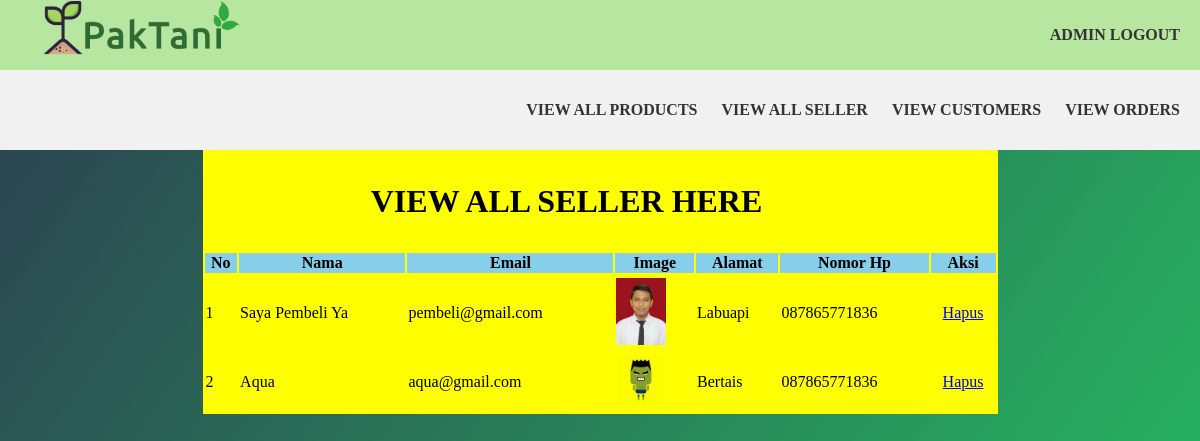
/VIEW/USER/ADMIN/view_customers.php (signed in), run on the app's committed database.
### tables this page shows
CREATE TABLE `pembeli` (
  `id_pembeli` int(11) NOT NULL,
  `nama` varchar(255) NOT NULL,
  `password` varchar(255) NOT NULL,
  `alamat` varchar(255) NOT NULL,
  `no_hp` varchar(255) NOT NULL,
  `email` varchar(255) NOT NULL,
  `gambar` varchar(255) NOT NULL,
  `id_admin` int(11) NOT NULL
);

### CONTROLLER/action_admin.php (called while the page is built, shortened)
<?php
$conn = mysqli_connect("localhost", "root", "", "petanidb");
function thisquery($query)
{
    global $conn;
    $result = mysqli_query($conn, $query);
    $rows  = [];
    while ($row = mysqli_fetch_assoc($result)) {
        $rows[] = $row;
    }
    return $rows;
}

### VIEW/USER/ADMIN/view_customers.php (the view, shortened to what this page needs)
<?php
include '../../../CONTROLLER/action_admin.php';
$data = thisquery("SELECT * FROM pembeli");
?>
<!DOCTYPE html>
<html>
<head>
  <link rel="stylesheet" href="../../CSS/main.css">
  <link rel="stylesheet" href="https://use.fontawesome.com/releases/v5.8.2/css/all.css">
</head>
<body>
  <div class="subnavbar">
    <div class="logo">
    </div>
    <div class="menu">
      <a href="../../../CONTROLLER/logout.php">Admin Logout</a>
    </div>
  </div>
  <div class="navbar">
    <div class="menu">
      <a href="view_product.php">View All Products</a>
      <a href="view_seller.php">View All Seller</a>
      <a href="view_customers.php">View Customers</a>
      <a href="view_orders.php">View Orders</a>
    </div>
  </div>
  <table width="795" align="center" bgcolor="yellow">
    <tr align="center">
      <td colspan="6">
        <h2>View All Seller Here</h2>
      </td>
    </tr>
    <tr align="center" bgcolor="skyblue">
      <th>No</th>
      <th>Nama</th>
      <th>Email</th>
      <th>Image</th>
      <th>Alamat</th>
      <th>Nomor Hp</th>
      <th>Aksi</th>
    </tr>
      <?php $i = 1; ?>
      <?php foreach ($data as $dt) : ?>
      <td><?php echo $i ?></td>
      <td><?php echo $dt["nama"] ?></td>
      <td><?php echo $dt["email"] ?></td>
      <td><img src="../../IMAGE/images_pembeli/<?php echo $dt["gambar"] ?>" class="tes" width="50"></td>
      <td><?php echo $dt["alamat"] ?></td>
      <td><?php echo $dt["no_hp"] ?></td>
      <td>
        <center>
          <a href="../../../CONTROLLER/admin_hapuspembeli.php?id=<?php echo $dt["id_pembeli"] ?>" onclick="return confirm('Apakah Yakin Akan Menghapus Data ini?')">Hapus</a>
        </center>
      </td>
        <?php $i++; ?>
      <?php endforeach; ?>
  </table>
</body>
</html>

### VIEW/CSS/main.css (style rules this page uses)
body { margin: 0; padding: 0; font-family: "montserrat"; background-image: linear-gradient(125deg, #2c3e50, #27ae60, #2980b9, #e74c3c, #8e44ad); background-size: 400% 400%; animation: bganimation 15s infinite; }
h2 { color: BLACK; text-align: center; font-family: "montserrat"; text-transform: uppercase; margin: 30px 0; font-size: 32px; }
.subnavbar { position: relative; height: 70px; overflow: hidden; top: 0; display: flex; align-items: center; background: #b7e6a1; width: 100%; }
.navbar { position: relative; height: 80px; overflow: hidden; top: 0; display: flex; align-items: center; background: #f1f1f1; width: 100%; }
.logo { background: url(../IMAGE/logo.png) no-repeat 50% 50%; background-size: contain; width: 220px; height: 200px; float: left; margin-left: 20px; }
.menu { position: absolute; right: 20px; }
.menu a { color: #333; text-decoration: none; font-weight: 700; margin-left: 20px; transition: color 0.3s; text-transform: uppercase; }

### data on the page
pembeli: nama "Saya Pembeli Ya", email "pembeli@gmail.com", gambar (picture), alamat "Labuapi", no_hp "087865771836"
pembeli: nama "Aqua", email "aqua@gmail.com", gambar (picture), alamat "Bertais", no_hp "087865771836"
